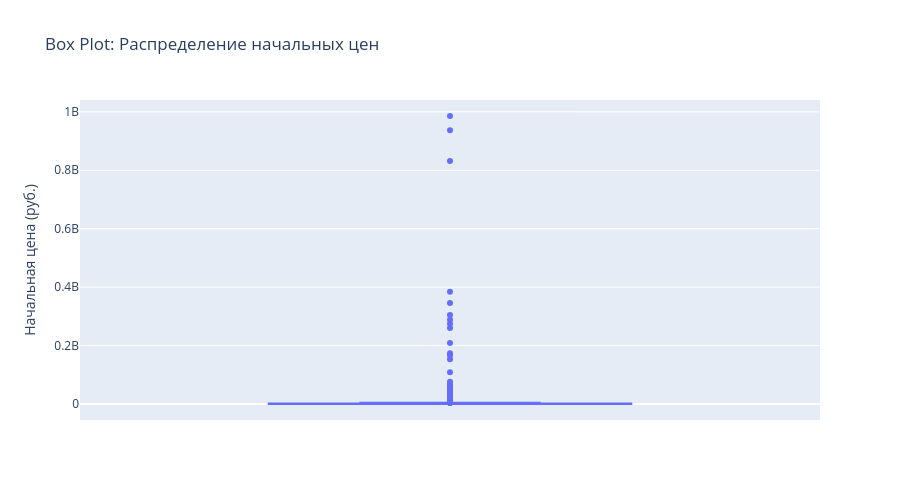

The notebook cell this image was saved under:
### Code cell
# Распределение цен (box plot)
fig = px.box(
    df,
    y='initial_price',
    title='Box Plot: Распределение начальных цен',
    labels={'initial_price': 'Начальная цена (руб.)'}
)
fig.update_layout(height=500)
fig.show()

### Figure 1 — Plotly figure (JSON) as saved in the notebook; plotly's stock layout.template omitted (floating-point values rounded to 4 significant figures; data arrays with more than 128 entries replaced by an {"elided": "..."} marker saying what was removed)
{"data": [{"alignmentgroup": "True", "hovertemplate": "Начальная цена (руб.)=%{y}<extra></extra>", "legendgroup": "", "marker": {"color": "#636efa"}, "name": "", "notched": false, "offsetgroup": "", "orientation": "v", "showlegend": false, "type": "box", "x0": " ", "xaxis": "x", "y": {"elided": "600 float values"}, "y0": " ", "yaxis": "y"}], "layout": {"boxmode": "group", "height": 500, "legend": {"tracegroupgap": 0}, "title": {"text": "Box Plot: Распределение начальных цен"}, "xaxis": {"anchor": "y", "domain": [0, 1]}, "yaxis": {"anchor": "x", "domain": [0, 1], "title": {"text": "Начальная цена (руб.)"}}}}
